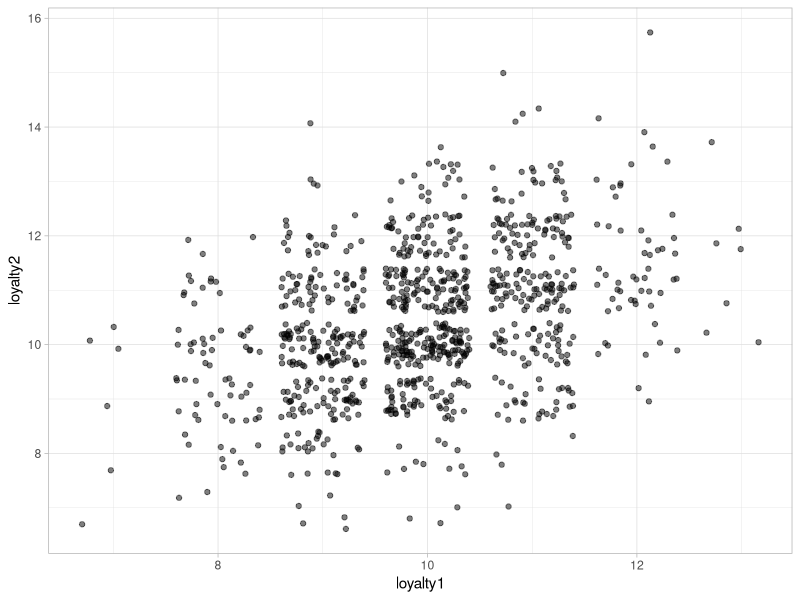
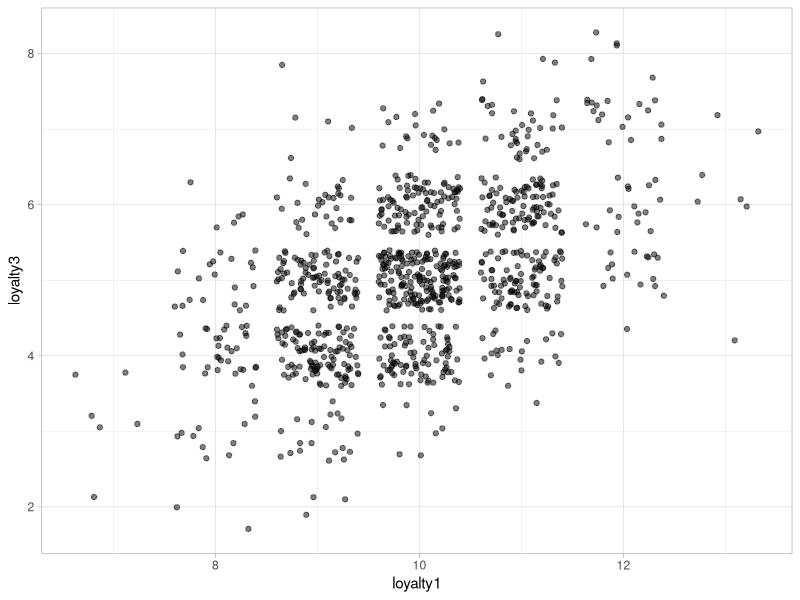
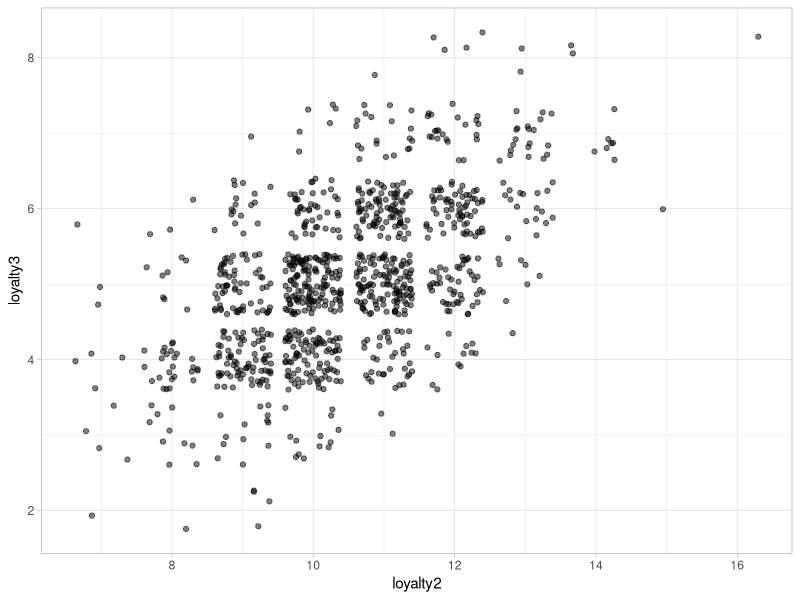
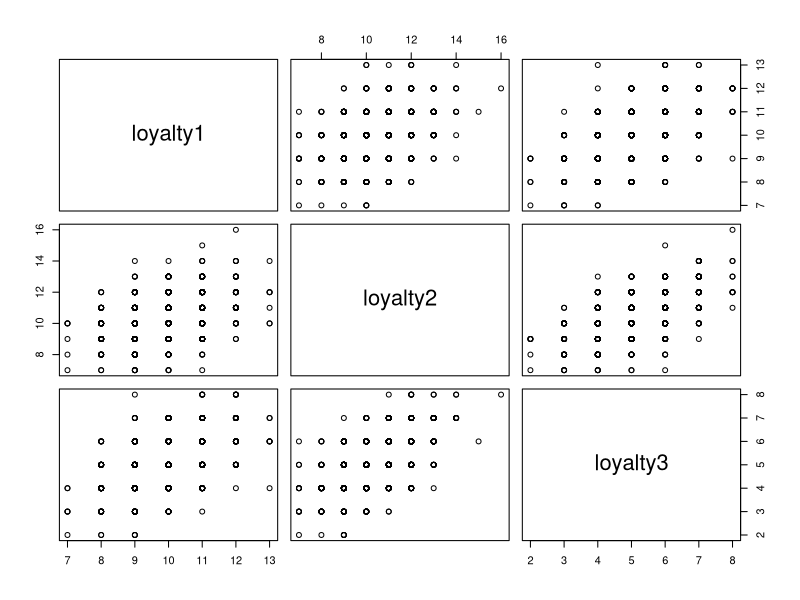

Here is the R script that generated these plots, in order:
## ---- chunk 1
#### LOAD PACKAGES ####
library(psych)
library(ggplot2)
library(Hmisc)
## ---- chunk 2
#### LOAD DATA ####
dat <- read.csv("loyaltydata.csv")
## ---- chunk 3
names(dat)
head(dat)
## ---- chunk 4
summary(dat)
## ---- chunk 5
cor(dat[,-1])
## ---- chunk 6
round(cor(dat[,-1]), 2)
## ---- chunk 7
data.frame(correlation=c("0.0 - 0.1",
               "0.1 - 0.3",
               "0.3 - 0.5",
               "0.5 + "),
           meaning=c("Negligible", "Small", "Medium", "Large"))
## ---- chunk 8
ggplot(data=dat, aes(x=loyalty1, y=loyalty2))+
  geom_jitter(alpha=.5)+
  theme_light()

ggplot(data=dat, aes(x=loyalty1, y=loyalty3))+
  geom_jitter(alpha=.5)+
  theme_light()

ggplot(data=dat, aes(x=loyalty2, y=loyalty3))+
  geom_jitter(alpha=.5)+
  theme_light()
## ---- chunk 9
plot(dat[,-1])
## ---- chunk 10
corr.test(dat[,-1])
## ---- chunk 11
rcorr(as.matrix(dat[,-1]))
## ---- chunk 12
cor.test(dat$loyalty1, dat$loyalty2)
## ---- chunk 13
cor1 <- cor.test(dat$loyalty1, dat$loyalty2)
## ---- chunk 14
names(cor1)
## ---- chunk 15
cor1$conf.int
## ---- chunk 16
cor1$conf.int[1]

cor1$conf.int[2]
## ---- chunk 17
cor.test(dat$loyalty1, dat$loyalty2, method="spearman")
